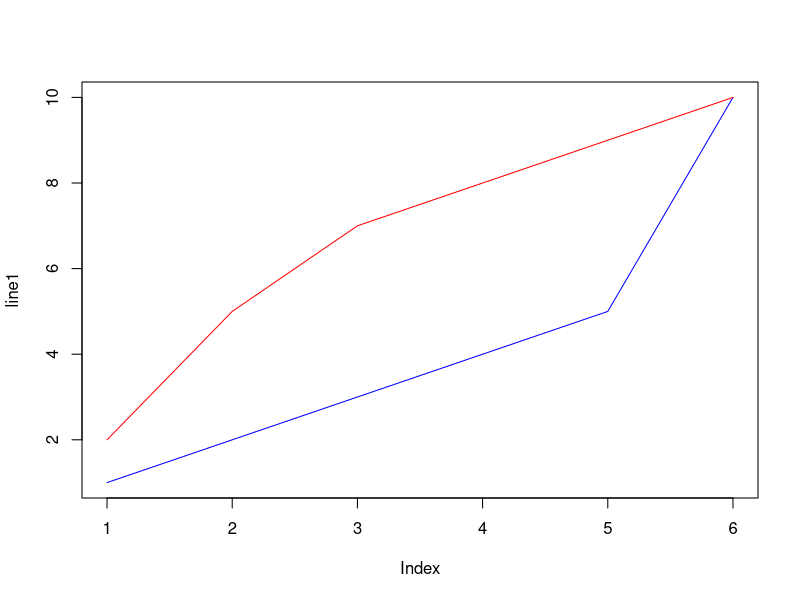
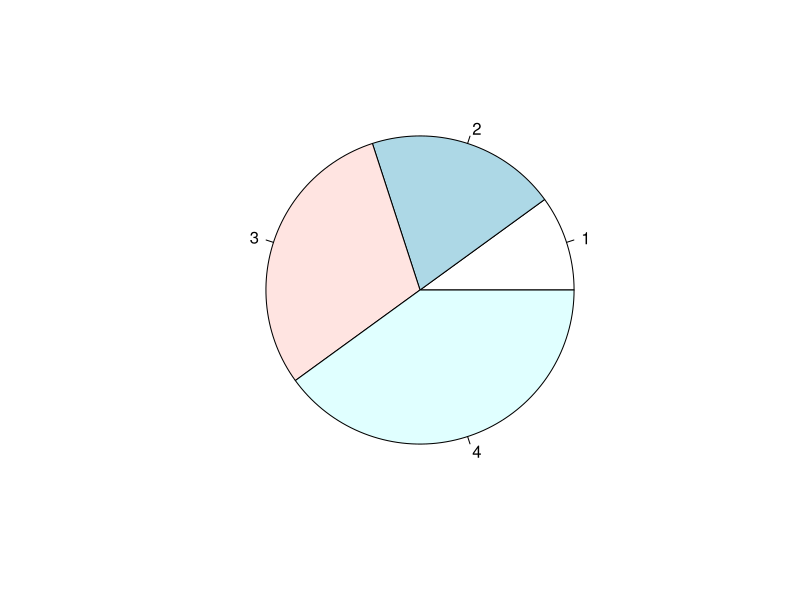

Generate these figures, in order, with R:
line1 <- c(1,2,3,4,5,10)
line2 <- c(2,5,7,8,9,10)

plot(line1, type = "l", col = "blue")
lines(line2, type="l", col = "red")


# Create a vector of pies
x <- c(10,20,30,40)

# Display the pie chart
pie(x)